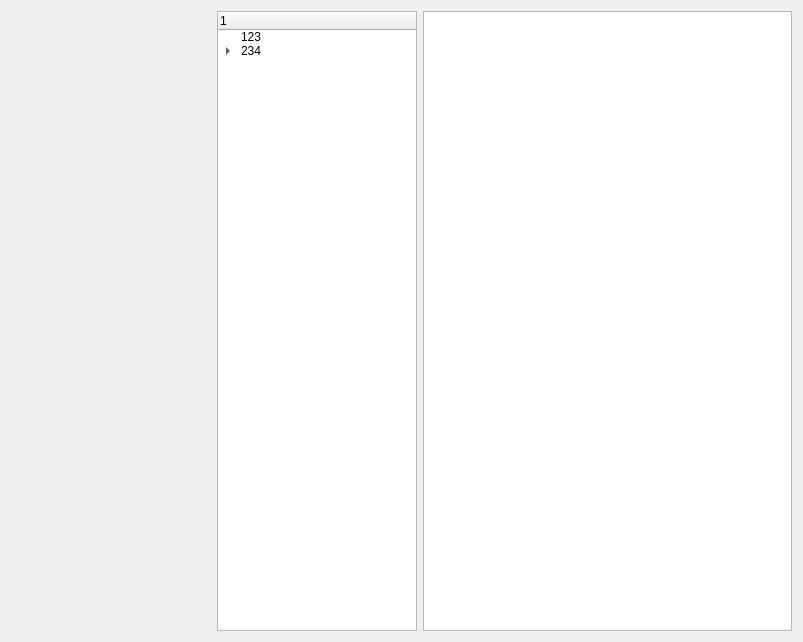
<?xml version="1.0" encoding="UTF-8"?>
<ui version="4.0">
 <class>Widget</class>
 <widget class="QWidget" name="Widget">
  <property name="geometry">
   <rect>
    <x>0</x>
    <y>0</y>
    <width>803</width>
    <height>642</height>
   </rect>
  </property>
  <property name="windowTitle">
   <string>Widget</string>
  </property>
  <layout class="QGridLayout" name="gridLayout">
   <item row="0" column="2">
    <widget class="QGraphicsView" name="graphicsView"/>
   </item>
   <item row="0" column="1">
    <widget class="QTreeWidget" name="treeWidget">
     <property name="maximumSize">
      <size>
       <width>200</width>
       <height>16777215</height>
      </size>
     </property>
     <column>
      <property name="text">
       <string>1</string>
      </property>
     </column>
     <item>
      <property name="text">
       <string>123</string>
      </property>
     </item>
     <item>
      <property name="text">
       <string>234</string>
      </property>
      <item>
       <property name="text">
        <string>345</string>
       </property>
      </item>
     </item>
    </widget>
   </item>
   <item row="0" column="0">
    <widget class="Window_ViewPortWidget" name="widget_" native="true">
     <property name="minimumSize">
      <size>
       <width>200</width>
       <height>0</height>
      </size>
     </property>
    </widget>
   </item>
  </layout>
 </widget>
 <layoutdefault spacing="6" margin="11"/>
 <customwidgets>
  <customwidget>
   <class>Window_ViewPortWidget</class>
   <extends>QWidget</extends>
   <header location="global">widget.h</header>
   <container>1</container>
  </customwidget>
 </customwidgets>
 <resources/>
 <connections/>
</ui>
